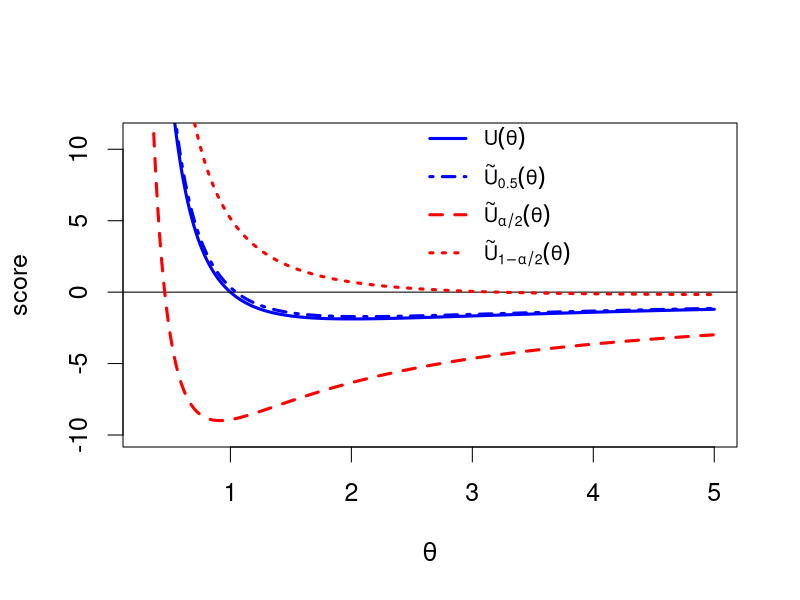

This figure's R source:
# Confidence limits for the variance (theta) of a normal 
# distribution with known mean based on n iid observations.
# Example 2 in
# Higher-order approximate confidence intervals
# Pinheiro, E.C, Ferrari, S.L.P., Medeiros, F.M.C.
# 2020
# Date: 15/07/2020

#-----------------------------------------------------------------------------------------
# Plot 

k<-function(alpha){
  return( sqrt(2)*( qnorm(alpha)+(sqrt(2)*(qnorm(alpha)^2-1))/(3*sqrt(n))+(qnorm(alpha)^3-7*qnorm(alpha))/(18*n) ) )
}
U<-function(theta){
  return( (n/(2*theta)*(thetahat/theta - 1)) )
}
Ulower<-function(theta){
  return( (n/(2*theta))*( thetahat/theta - 1 - k(1-alpha/2)/sqrt(n) ) )
}
Uupper<-function(theta){
  return( (n/(2*theta))*( thetahat/theta - 1 - k(alpha/2)/sqrt(n) ) )
}
UMedian<-function(theta){
  return( (n/(2*theta))*( thetahat/theta - 1 - k(1/2)/sqrt(n) ) )
}
Urlower<-function(theta){
  r <- (1-theta)/abs(1-theta)*sqrt(n*(-log(MLE/theta)-1+MLE/theta))
  return( r + qnorm(  alpha/2) )
}
Urupper<-function(theta){
  r <- (1-theta)/abs(1-theta)*sqrt(n*(-log(MLE/theta)-1+MLE/theta))
  return(  r + qnorm(1-alpha/2) )
}
Urstarlower<-function(theta){
  r <- (1-theta)/abs(1-theta)*sqrt(n*(-log(MLE/theta)-1+MLE/theta))
  Ustar <- sqrt(n/2)*abs(-1+MLE/theta)
  rstar <- r + log(Ustar/abs(r))/r
  return( rstar + qnorm(  alpha/2) )
}
Urstarupper<-function(theta){
  r <- (1-theta)/abs(1-theta)*sqrt(n*(-log(MLE/theta)-1+MLE/theta))
  Ustar <- sqrt(n/2)*abs(-1+MLE/theta)
  rstar <- r + log(Ustar/abs(r))/r
  return(  rstar + qnorm(1-alpha/2) )
}
UScorelower<-function(theta){
  return( sqrt(n/2)*(-1+MLE/theta) + qnorm(  alpha/2) )
}
UScoreupper<-function(theta){
  return(  sqrt(n/2)*(-1+MLE/theta) + qnorm(1-alpha/2) )
}

n<-15 #sample size
thetahat<-1 #sum(x^2)/n

theta<-seq(0.3,5,0.01)

alpha<-0.01 #To construct gamma = 1-alpha confidence limits
par(cex=1.5)
plot(theta,U(theta),type="l",col="blue",lwd=3,lty=1,xlim=c(0.3,5),ylim=c(-10,11),xlab=expression(theta),ylab="score")
abline(h=0)
lines(theta,Ulower(theta),type="l",col="red" ,lwd=3,lty=2)
lines(theta,Uupper(theta),type="l",col="red" ,lwd=3,lty=3)
lines(theta,UMedian(theta),type="l",col="blue" ,lwd=3,lty=4)
legend(bty="n",x=2.5,y=13,
       legend=c(expression(U(theta),tilde(U)[0.5](theta),tilde(U)[alpha/2](theta),tilde(U)[1-alpha/2](theta))),
       col=c("blue","blue","red","red"),lwd=c(3,3,3,3),lty=c(1,4,2,3),cex=0.8,y.intersp=1.5)

#-----------------------------------------------------------------------------------------
# Table 

# MLE
MLE <- thetahat
MLE

# 1 - alpha confidence limits

liminf<-0.1  
limsup<-20
step<-0.001
theta <- seq(liminf,limsup,step) 

ALPHA<-c(0.10,0.05,0.01)
qnorm(1-ALPHA/2)
N<-c(10,15,20)

table<-matrix(,nrow=7*length(N),ncol=6)
for(i in 1:length(N)){
  for(j in 1:length(ALPHA)){
    n<-N[i]
    alpha<-ALPHA[j] #To construct gamma = 1-alpha confidence limits

    #
    #MLE with asymp normality
    #
    LowerMLE <- MLE - qnorm(1-alpha/2)*MLE*sqrt(2)/sqrt(n)
    UpperMLE <- MLE + qnorm(1-alpha/2)*MLE*sqrt(2)/sqrt(n)
    #
    #MBR with asymp normality
    #
    # Median bias reduction
    MBR <- MLE/(1+k(0.5)/sqrt(n))
    LowerMBR <- MBR - qnorm(1-alpha/2)*MBR*sqrt(2)/sqrt(n)
    UpperMBR <- MBR + qnorm(1-alpha/2)*MBR*sqrt(2)/sqrt(n)
    #
    #Exact - uses the exact distribution of n*thetahat/theta, a chi-squared dist with n df.
    #
    LowerExact<- n*MLE/qchisq(1-alpha/2,n)
    UpperExact<- n*MLE/qchisq(alpha/2,n)
    #
    #HOACI 
    #
    options(show.error.messages = FALSE)
    
    ans<-try(uniroot(Ulower, c(0.1,1e+15), tol = 1e-15))
    if(inherits(ans, "try-error")){
      #error handling code, maybe just skip this iteration using
      LowerHOACI<-Inf
    }
    else{
      LowerHOACI <- as.numeric(ans[1])
    }
    ans<-try(uniroot(Uupper, c(0.1,1e+15), tol = 1e-15))
    if(inherits(ans, "try-error")){
      #error handling code, maybe just skip this iteration using
      UpperHOACI<-Inf
    }
    else{
      UpperHOACI <- as.numeric(ans[1])
    }
    #
    # r
    #
    ans<-try(uniroot(Urlower, c(0.1,1e+15), tol = 1e-15))
    if(inherits(ans, "try-error")){
      #error handling code, maybe just skip this iteration using
      Lowerr<-Inf
    }
    else{
      Lowerr <- as.numeric(ans[1])
    }
    ans<-try(uniroot(Urupper, c(0.1,1e+15), tol = 1e-15))
    if(inherits(ans, "try-error")){
      #error handling code, maybe just skip this iteration using
      Upperr<-Inf
    }
    else{
      Upperr <- as.numeric(ans[1])
    }
    #
    # r*
    #
    ans<-try(uniroot(Urstarlower, c(0.1,1e+15), tol = 1e-15))
    if(inherits(ans, "try-error")){
      #error handling code, maybe just skip this iteration using
      Lowerrstar<-Inf
    }
    else{
      Lowerrstar <- as.numeric(ans[1])
    }
    ans<-try(uniroot(Urstarupper, c(0.1,1e+15), tol = 1e-15))
    if(inherits(ans, "try-error")){
      #error handling code, maybe just skip this iteration using
      Upperrstar<-Inf
    }
    else{
      Upperrstar <- as.numeric(ans[1])
    }
    #
    #score
    #
    ans<-try(uniroot(UScorelower, c(0.1,1e+15), tol = 1e-15))
    if(inherits(ans, "try-error")){
      #error handling code, maybe just skip this iteration using
      LowerScore<-Inf
    }
    else{
      LowerScore <- as.numeric(ans[1])
    }
    ans<-try(uniroot(UScoreupper, c(0.1,1e+15), tol = 1e-15))
    if(inherits(ans, "try-error")){
      #error handling code, maybe just skip this iteration using
      UpperScore<-Inf
    }
    else{
      UpperScore <- as.numeric(ans[1])
    }
    
    
    table[7*i-6,2*j-1]  <-LowerMLE
    table[7*i-6,2*j]    <-UpperMLE
    table[7*i-5,2*j-1]  <-LowerMBR
    table[7*i-5,2*j]    <-UpperMBR
    table[7*i-4,2*j-1]  <-LowerHOACI
    table[7*i-4,2*j]    <-UpperHOACI
    table[7*i-3,2*j-1]  <-LowerScore
    table[7*i-3,2*j]    <-UpperScore
    table[7*i-2,2*j-1]  <-Lowerr
    table[7*i-2,2*j]    <-Upperr
    table[7*i-1,2*j-1]  <-Lowerrstar
    table[7*i-1,2*j]    <-Upperrstar
    table[7*i  ,2*j-1]  <-LowerExact
    table[7*i  ,2*j]    <-UpperExact
    
  }
}
rownames<-c()
for(i in 1:length(N)){
  rownames<-c(rownames,
              paste("MLE       n=",N[i], sep = "", collapse = NULL),
              paste("MBR       n=",N[i], sep = "", collapse = NULL),
              paste("QBR       n=",N[i], sep = "", collapse = NULL),
              paste("score     n=",N[i], sep = "", collapse = NULL),
              paste("r         n=",N[i], sep = "", collapse = NULL),
              paste("rstar     n=",N[i], sep = "", collapse = NULL),
              paste("Exact     n=",N[i], sep = "", collapse = NULL)
  )
}
rownames(table)<-rownames
colnames(table)<-c("90%","90%","95%","95%","99%","99%")
round(table,2)
